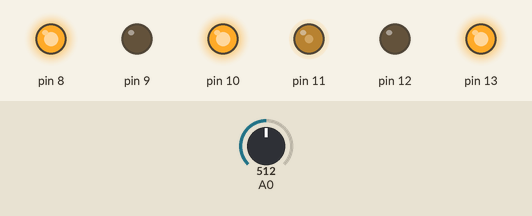
The sketch below on a simulated Arduino Uno, built with avr-gcc and run on an emulated ATmega328P. On the bench: output pins drawn as LEDs (lit = HIGH). The test bench sets the inputs (shaded band); at power-on: A0 = 512.

Above: at 0.2 s.
Timing chart, 0 to 1.7 s (numbered marks = the images above):
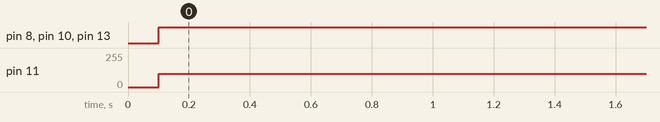

The sketch:

motor_l293D.ino
```cpp
void setup() {
  // put your setup code here, to run once:
  Serial.begin(9600);
  pinMode(13,OUTPUT);
  pinMode(12,OUTPUT);
  pinMode(11,OUTPUT);
  pinMode(10,OUTPUT);
  pinMode(9,OUTPUT);
  pinMode(8,OUTPUT);
}

void loop() {
  // put your main code here, to run repeatedly:
  int value = analogRead(A0);
  Serial.begin(value);
  delay(100);

  //Motor 1
  digitalWrite(13,HIGH);
  digitalWrite(12,LOW);
  analogWrite(11,100);

  //Motor 2
  digitalWrite(9,LOW);
  digitalWrite(8,HIGH);
  analogWrite(10,255);
}
```

Measured:
- by itself, pin 8, pin 10, pin 13: LOW → HIGH at 0.10 s
- by itself, pin 11: 0/255 → 100/255 at 0.10 s
